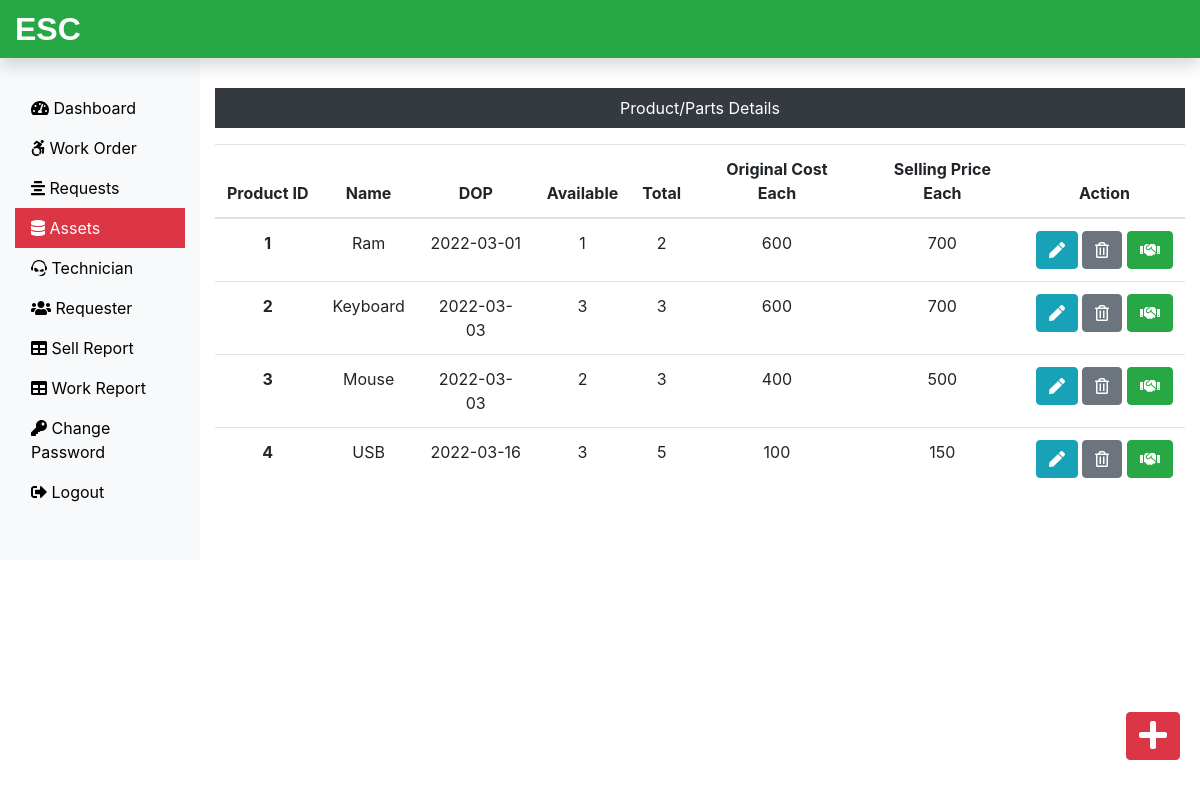
Page /Admin/assets.php (signed in) on the committed database.
### tables this page shows
CREATE TABLE `assets_tb` (
  `pid` int(11) NOT NULL,
  `pname` varchar(60) NOT NULL,
  `pdop` date NOT NULL,
  `pava` int(11) NOT NULL,
  `ptotal` int(11) NOT NULL,
  `poriginalcost` int(11) NOT NULL,
  `psellingcost` int(11) NOT NULL
);

### Admin/assets.php (the view, shortened to what this page needs)
<?php
include('includes/header.php');
include('../dbConnection.php');
?>
<div class="col-sm-9 col-md-10 mt-5 text-center">
  <p class=" bg-dark text-white p-2">Product/Parts Details</p>
  <?php
    $sql = "SELECT * FROM assets_tb";
    $result = $conn->query($sql);
    if($result->num_rows > 0){
  echo '<table class="table">
    <thead>
      <tr>
        <th scope="col">Product ID</th>
        <th scope="col">Name</th>
        <th scope="col">DOP</th>
        <th scope="col">Available</th>
        <th scope="col">Total</th>
        <th scope="col">Original Cost Each</th>
        <th scope="col">Selling Price Each</th>
        <th scope="col">Action</th>
      </tr>
    </thead>
    <tbody>';
    while($row = $result->fetch_assoc()){
      echo '<tr>
        <th scope="row">'.$row["pid"].'</th>
        <td>'.$row["pname"].'</td>
        <td>'.$row["pdop"].'</td>
        <td>'.$row["pava"].'</td>
        <td>'.$row["ptotal"].'</td>
        <td>'.$row["poriginalcost"].'</td>
        <td>'.$row["psellingcost"].'</td>
        <td>
          <form action="editproduct.php" method="POST" class="d-inline"> <input type="hidden" name="id" value='. $row["pid"] .'><button type="submit" class="btn btn-info" name="view" value="View"><i class="fas fa-pen"></i></button></form>
          <form action="" method="POST" class="d-inline"><input type="hidden" name="id" value='. $row["pid"] .'><button type="submit" class="btn btn-secondary" name="delete" value="Delete"><i class="far fa-trash-alt"></i></button></form>
          <form action="sellproduct.php" method="POST" class="d-inline"><input type="hidden" name="id" value='. $row["pid"] .'><button type="submit" class="btn btn-success" name="issue" value="Issue"><i class="fas fa-handshake"></i></button></form>
        </td>
      </tr>';
    }
    echo '</tbody>
  </table>';
  } else {
    echo "0 Result";
  }
  ?>
</div>
</div>
<a class="btn btn-danger box" href="addproduct.php"><i class="fas fa-plus fa-2x"></i></a>
</div>
<?php
include('includes/footer.php');
?>

### Admin/includes/header.php (shortened to what this page needs)
<!DOCTYPE html>
<html lang="en">
<head>
 <link rel="stylesheet" href="../css/bootstrap.min.css">
 <link rel="stylesheet" href="../css/all.min.css">
 <link rel="stylesheet" href="../css/custom.css">
</head>
<body>
 <nav class="navbar navbar-dark fixed-top bg-success p-0 shadow">
  <a class="navbar-brand col-sm-3 col-md-2 mr-0" href="dashboard.php">ESC</a>
 </nav>
 <div class="container-fluid mb-5" style="margin-top:40px;">
  <div class="row">
   <nav class="col-sm-3 col-md-2 bg-light sidebar py-5 d-print-none">
    <div class="sidebar-sticky">
     <ul class="nav flex-column">
      <li class="nav-item">
       <a class="nav-link <?php if(PAGE == 'dashboard') { echo 'active'; } ?> " href="dashboard.php">
        <i class="fas fa-tachometer-alt"></i>
        Dashboard
       </a>
      </li>
      <li class="nav-item">
       <a class="nav-link <?php if(PAGE == 'work') { echo 'active'; } ?>" href="work.php">
        <i class="fab fa-accessible-icon"></i>
        Work Order
       </a>
      </li>
      <li class="nav-item">
       <a class="nav-link <?php if(PAGE == 'request') { echo 'active'; } ?>" href="request.php">
        <i class="fas fa-align-center"></i>
        Requests
       </a>
      </li>
      <li class="nav-item">
       <a class="nav-link <?php if(PAGE == 'assets') { echo 'active'; } ?>" href="assets.php">
        <i class="fas fa-database"></i>
        Assets
       </a>
      </li>
      <li class="nav-item">
       <a class="nav-link <?php if(PAGE == 'technician') { echo 'active'; } ?>" href="technician.php">
        <i class="fab fa-teamspeak"></i>
        Technician
       </a>
      </li>
      <li class="nav-item">
       <a class="nav-link <?php if(PAGE == 'requesters') { echo 'active'; } ?>" href="requester.php">
        <i class="fas fa-users"></i>
        Requester
       </a>
      </li>
      <li class="nav-item">
       <a class="nav-link <?php if(PAGE == 'sellreport') { echo 'active'; } ?>" href="soldproductreport.php">
        <i class="fas fa-table"></i>
        Sell Report
       </a>
      </li>
      <li class="nav-item">
       <a class="nav-link <?php if(PAGE == 'workreport') { echo 'active'; } ?>" href="workreport.php">
        <i class="fas fa-table"></i>
        Work Report
       </a>
      </li>
      <li class="nav-item">
       <a class="nav-link <?php if(PAGE == 'changepass') { echo 'active'; } ?>" href="changepass.php">
        <i class="fas fa-key"></i>
        Change Password
       </a>
      </li>
      <li class="nav-item">
       <a class="nav-link" href="../logout.php">
        <i class="fas fa-sign-out-alt"></i>
        Logout
       </a>
      </li>
     </ul>
    </div>
   </nav>

### Admin/includes/footer.php (shortened to what this page needs)
</body>
</html>

### css/custom.css (style rules this page uses)
.navbar-brand { font-family: "Ubuntu", sans-serif; font-size: 2em; font-weight: bold; }
a { color: black; }
.active { color: white; background-color: #dc3545; }
.box { position: fixed; bottom: 10px; right: 20px; margin-bottom: 30px; }

### rows in the picture
assets_tb: pid "1", pname "Ram", pdop "2022-03-01", pava "1", ptotal "2", poriginalcost "600", psellingcost "700"
assets_tb: pid "2", pname "Keyboard", pdop "2022-03-03", pava "3", ptotal "3", poriginalcost "600", psellingcost "700"
assets_tb: pid "3", pname "Mouse", pdop "2022-03-03", pava "2", ptotal "3", poriginalcost "400", psellingcost "500"
assets_tb: pid "4", pname "USB", pdop "2022-03-16", pava "3", ptotal "5", poriginalcost "100", psellingcost "150"
